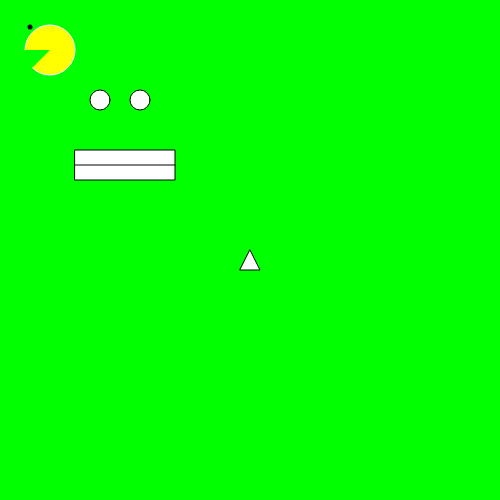
Frame 1 (no input)
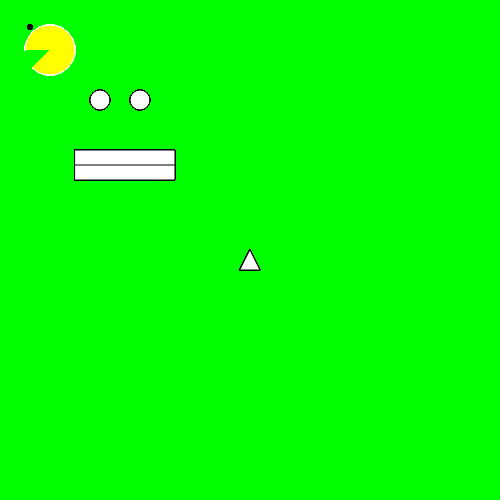
Frame 60 (no input)
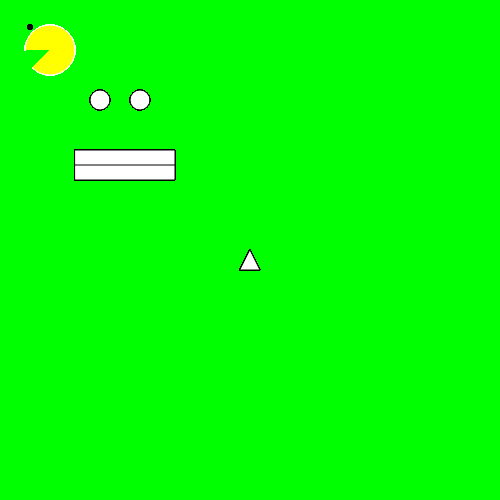
Frame 120 (the mouse pressed at the canvas centre since frame 60)

The p5.js sketch that drew these frames (run headless with seeded random() and noise() and a simulated clock; from frame 60 on, the mouse is pressed at the canvas centre):

// p5.js sketch
// ── sketch.js
function setup() {
  // put setup code here
  createCanvas(500,500);
  background(0,255,0);


}

function draw() {
  // put drawing code here

  //left eye
  ellipse(100,100,20,20);

  //right eye
  ellipse(140,100,20,20);

  //mouth
  rect(75,150,100,30); //rect starts drawing from left hand corner
  //rect(80, 200, 100, 30);

  strokeWeight(5);
  point(30,27);
  strokeWeight(1);

  line(75, 165, 175, 165);


  //width/2 center point of width, height/2 center point of height

  //console.log("width " + width);
  //console.log("height " + height);

  triangle(width/2, height/2, width/2 + 10, height/2 + 20, width/2 - 10, height/2 + 20);


 fill("yellow");
 stroke(255);
  arc(50, 50, 50, 50, PI, 3*PI/4);

stroke(0);
  fill("white");
}
